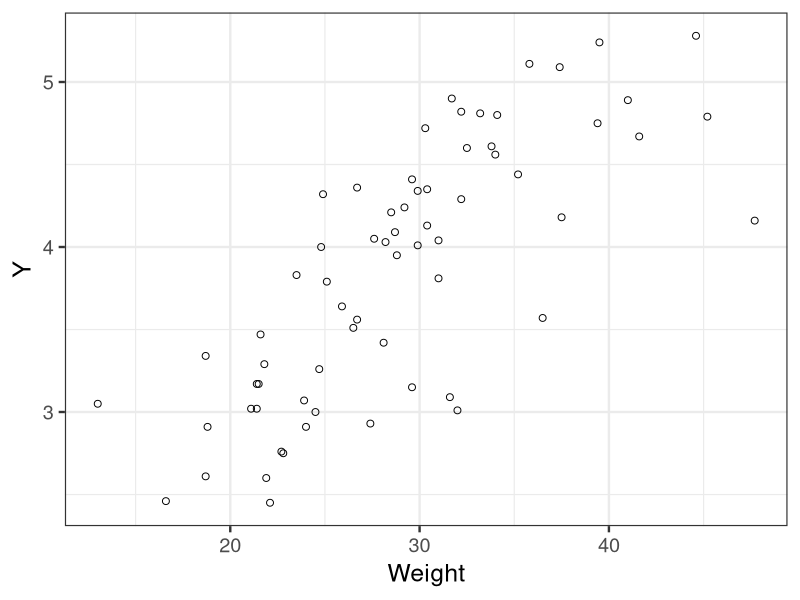
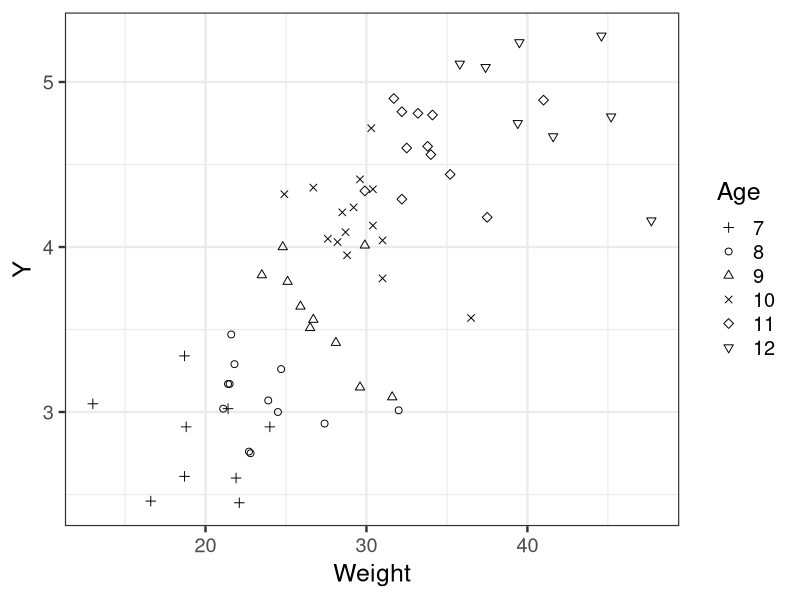

Reproduce these figures in R, in order.
library(ggplot2)

d <- read.csv(file='input/data-50m.txt')
d$Age <- as.factor(d$Age)

p <- ggplot(data=d, aes(x=Weight, y=Y))
p <- p + theme_bw(base_size=18)
p <- p + geom_point(shape=1, size=2)
ggsave(file='output/fig7-8-left.png', plot=p, dpi=300, w=3.8, h=3)

p <- ggplot(data=d, aes(x=Weight, y=Y, shape=Age))
p <- p + theme_bw(base_size=18)
p <- p + geom_point(size=2)
p <- p + scale_shape_manual(values=c(3, 1, 2, 4, 5, 6))
ggsave(file='output/fig7-8-right.png', plot=p, dpi=300, w=4.5, h=3)
